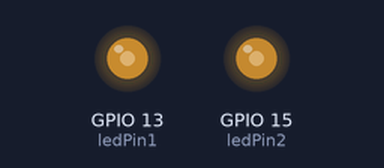
A sketch run on a simulated ESP32. On the bench: output pins drawn as LEDs (lit = HIGH).

Above: at 0.15 s.
Timing chart, 0 to 40.0 s (numbered marks = the images above):
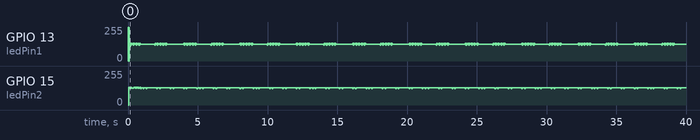

The sketch:

2_led_blinker.ino
```cpp
// Program for letting two led blink in a specified frequency
// The pins and frequency of each led can be set indivudally


const int ledPin1 = 13;
const int ledPin2 = 15;
const long frequency1 = 50;
const long frequency2 = 100;

const long interval1 = (1.0 / frequency1) * 1000 / 2;
const long interval2 = (1.0 / frequency2) * 1000 / 2;

bool ledState1 = LOW;
bool ledState2 = LOW;

unsigned long previousMillis1 = 0;
unsigned long previousMillis2 = 0;

void setup() {
  pinMode(ledPin1, OUTPUT);
  pinMode(ledPin2, OUTPUT);
}

void loop() {
  unsigned long currentMillis = millis();

  // Update LED 1
  if (currentMillis - previousMillis1 >= interval1) {
    previousMillis1 = currentMillis;
    ledState1 = !ledState1;
    digitalWrite(ledPin1, ledState1);
  }


  // Update LED 2
  if (currentMillis - previousMillis2 >= interval2) {
    previousMillis2 = currentMillis;
    ledState2 = !ledState2;
    digitalWrite(ledPin2, ledState2);
  }
}
```
